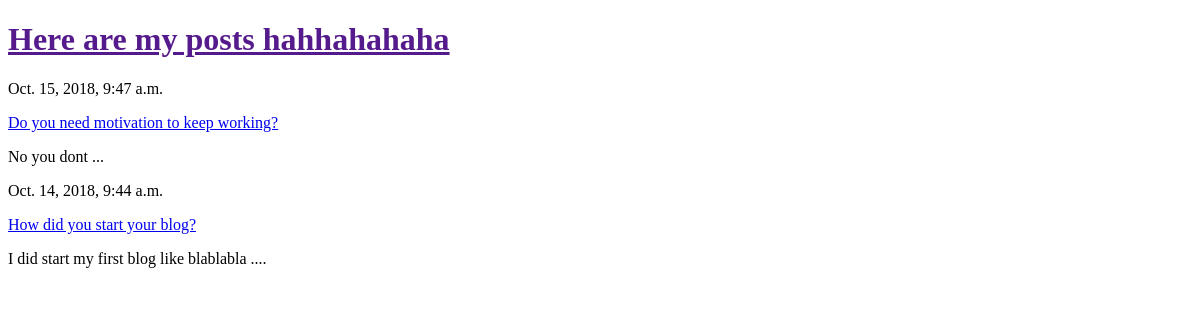
Before: / with the older database file.
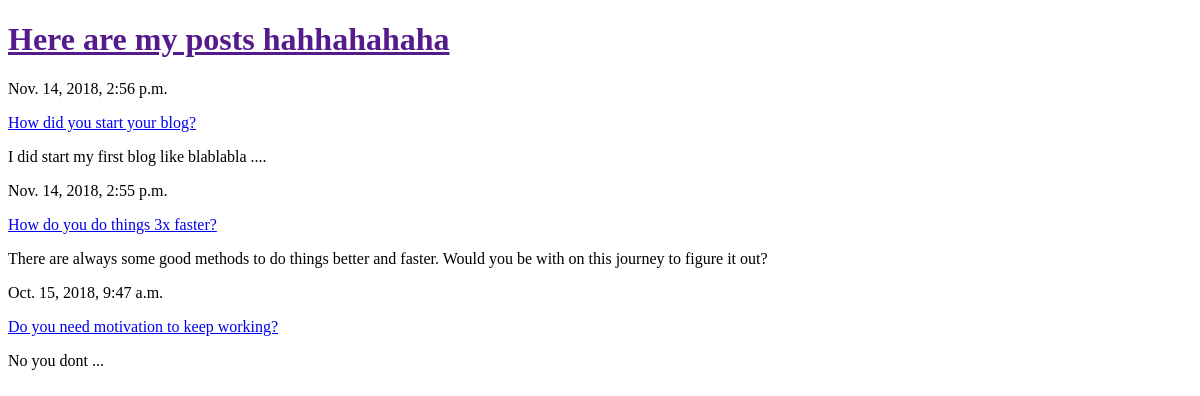
After: the same page with the newer database file.
### blog/models.py (models this page shows, shortened)
class Post(models.Model):
    author = models.ForeignKey('auth.User', on_delete=models.CASCADE)
    title = models.CharField(max_length=200)
    text = models.TextField()
    created_date = models.DateTimeField(default=timezone.now)
    published_date = models.DateTimeField(blank=True, null=True)

### blog/views.py (the view)
# urls.py: path('', views.post_list, name='post_list'),
def post_list(request):
    posts = Post.objects.filter(published_date__lte=timezone.now()).order_by('-published_date')
    stuff_for_frontend = {'posts': posts}
    return render(request, 'blog/post_list.html', stuff_for_frontend)

### blog/templates/blog/post_list.html (shortened to what this page needs)
<!DOCTYPE html>
<html lang="en" dir="ltr">
  <head>
  </head>
  <body>
      <h1><a href="">Here are my posts hahhahahaha</a></h1>
      {% for post in posts %}
        <p>{{ post.published_date }}</p>
        <p><a href="{% url 'post_detail' pk=post.pk %}">{{ post.title }}</a></p>
        <p>{{ post.text }}</p>
      {% endfor %}
  </body>
</html>

Changed rows visible on the page:
changed Post "How did you start your blog?": published_date "Oct. 14, 2018, 9:44 a.m." → "Nov. 14, 2018, 2:56 p.m."; moves up the list
added Post: published_date "Nov. 14, 2018, 2:55 p.m.", title "How do you do things 3x faster?", text "There are always some good methods to do things better and faster. Would you be with on this journey to figure it out?"
